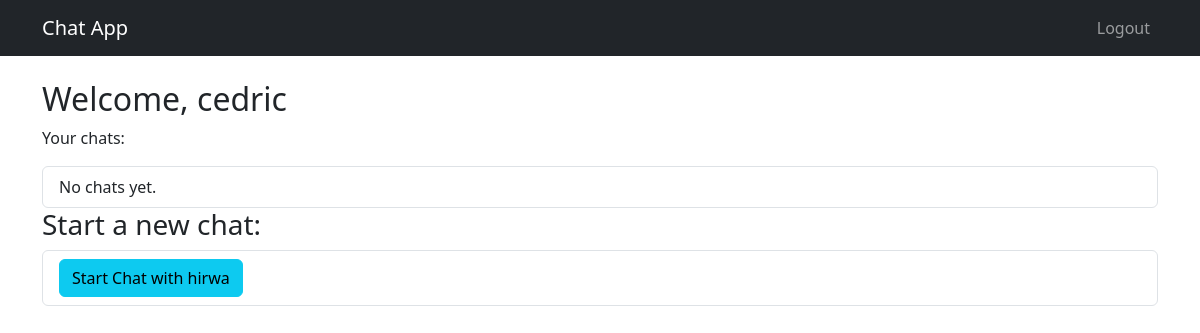
/chat/ (signed in), run on an earlier commit of the app's database.
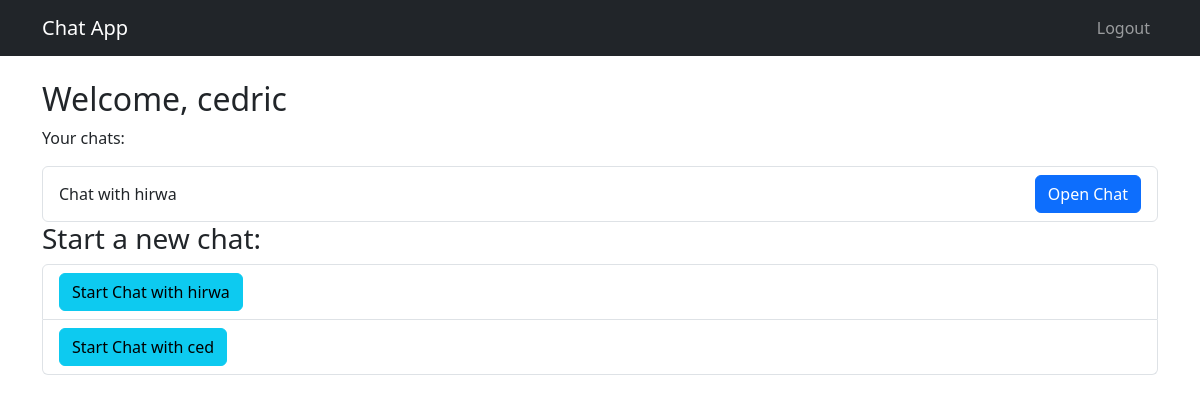
And on a later commit of the database.
### users/models.py (models this page shows)
class CustomUser(AbstractUser):
    profile_picture = models.ImageField(upload_to='profile_pics/', blank=True, null=True)

### chat/models.py (models this page shows, shortened)
class ChatSession(models.Model):
    user1 = models.ForeignKey(User, on_delete=models.CASCADE, related_name="chats_as_user1")
    user2 = models.ForeignKey(User, on_delete=models.CASCADE, related_name="chats_as_user2")
    created_at = models.DateTimeField(auto_now_add=True)
    class Meta:
        unique_together = ('user1', 'user2')  # Ensure only one chat session per user pair

### chat/views.py (the view)
# urls.py: path('', views.chat_home, name='chat_home'),
@login_required
def chat_home(request):
    chat_sessions = ChatSession.objects.filter(user1=request.user) | ChatSession.objects.filter(user2=request.user)
    chat_sessions = chat_sessions.order_by('-created_at')  # Order by most recent chat
    users = User.objects.exclude(id=request.user.id)
    return render(request, 'chat/home.html', {
        'chat_sessions': chat_sessions,
        'users': users  # Pass users to the template
    })

### chat/templates/chat/home.html
{% extends 'base.html' %}
{% block content %}
<h2>Welcome, {{ user.username }}</h2>
<p>Your chats:</p>
<ul class="list-group">
    {% for session in chat_sessions %}
        <li class="list-group-item d-flex justify-content-between align-items-center">
            <span>
                {% if session.user1 == user %}
                    Chat with {{ session.user2.username }}
                {% else %}
                    Chat with {{ session.user1.username }}
                {% endif %}
            </span>
            <a href="{% url 'chat_detail' chat_id=session.id %}" class="btn btn-primary">Open Chat</a>
        </li>
    {% empty %}
        <li class="list-group-item">No chats yet.</li>
    {% endfor %}
</ul>
<h3>Start a new chat:</h3>
<ul class="list-group">
    {% for user in users %}
        {% if user != request.user %}
            <li class="list-group-item">
                <a href="{% url 'start_chat' user.id %}" class="btn btn-info">
                    Start Chat with {{ user.username }}
                </a>
            </li>
            {% else %}
            <p>No users available.</p>
        {% endif %}
    {% endfor %}
</ul>
{% endblock %}

What changed in the data, as far as the page shows it:
added ChatSession: user2.username "hirwa"
added CustomUser: username "ced"
Also different on the page:
text no longer shown: "No chats yet."
